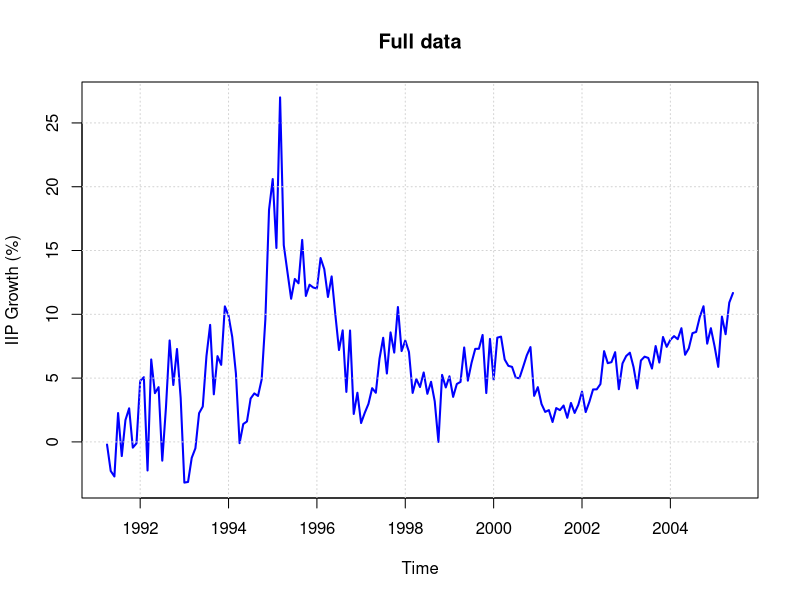
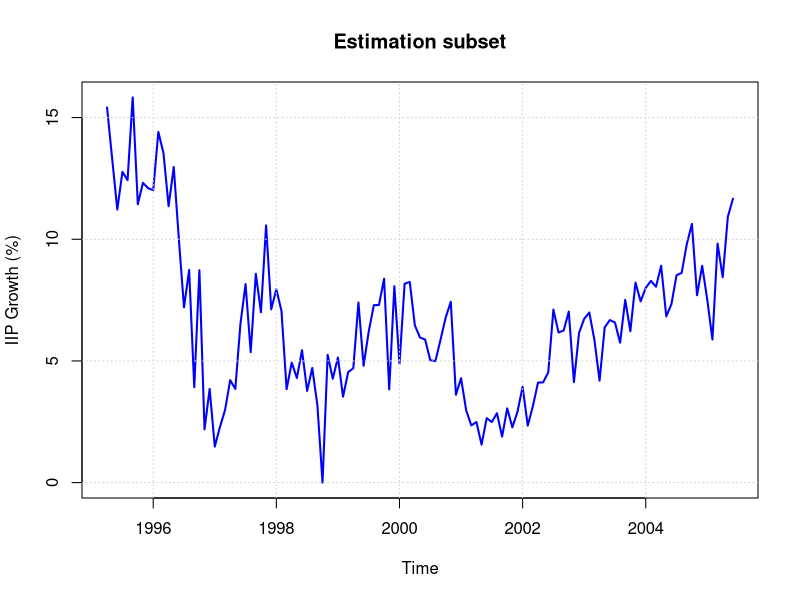
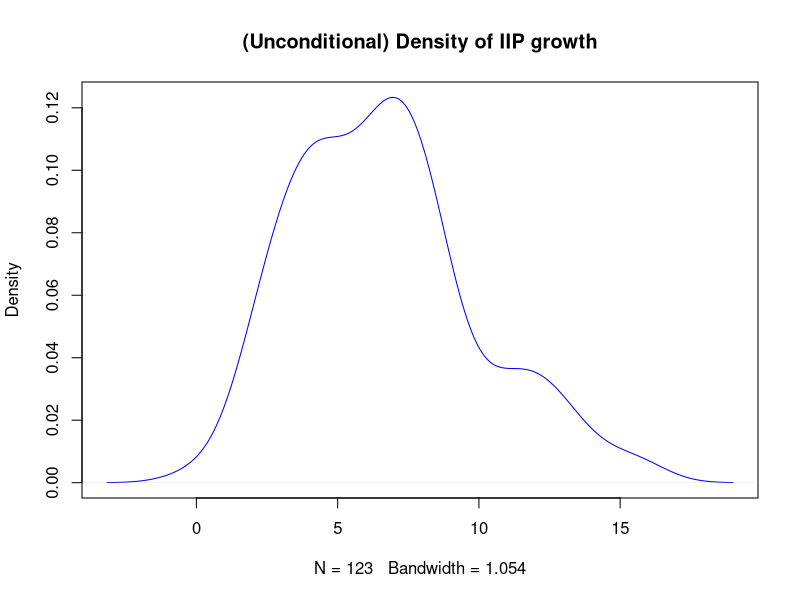
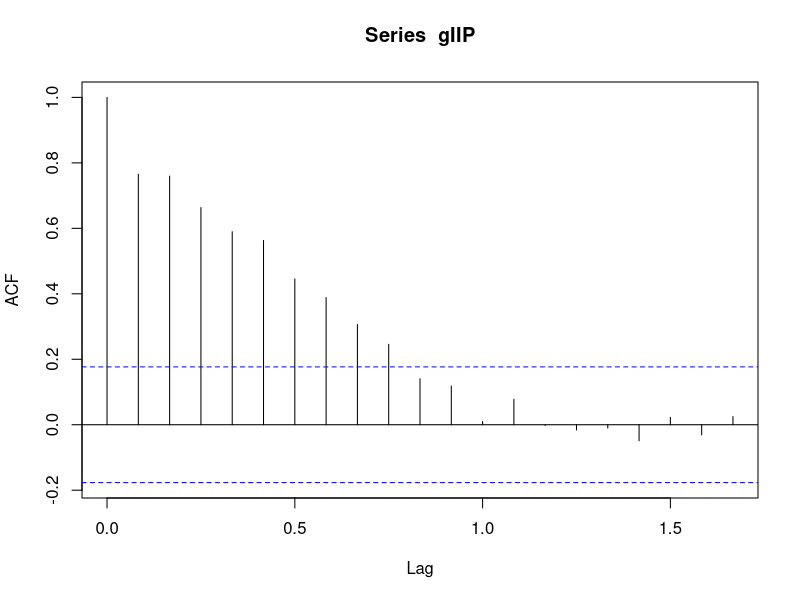
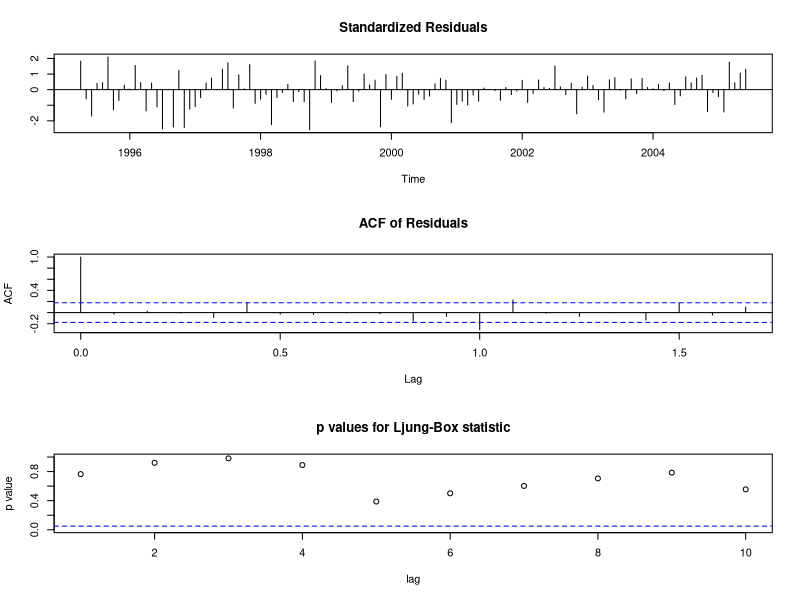
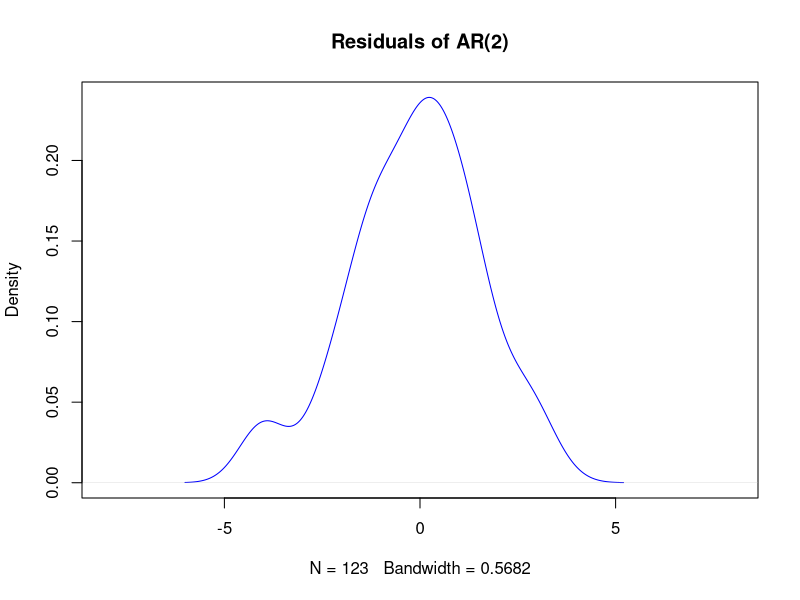
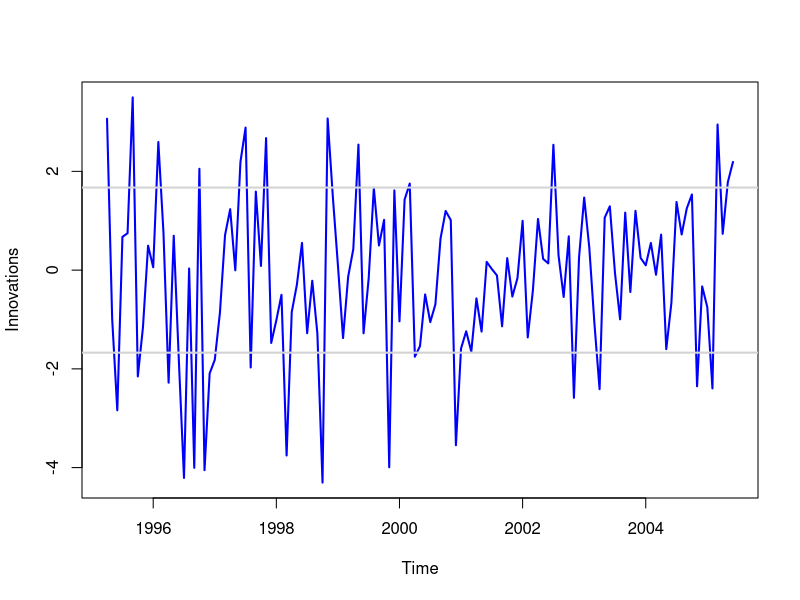
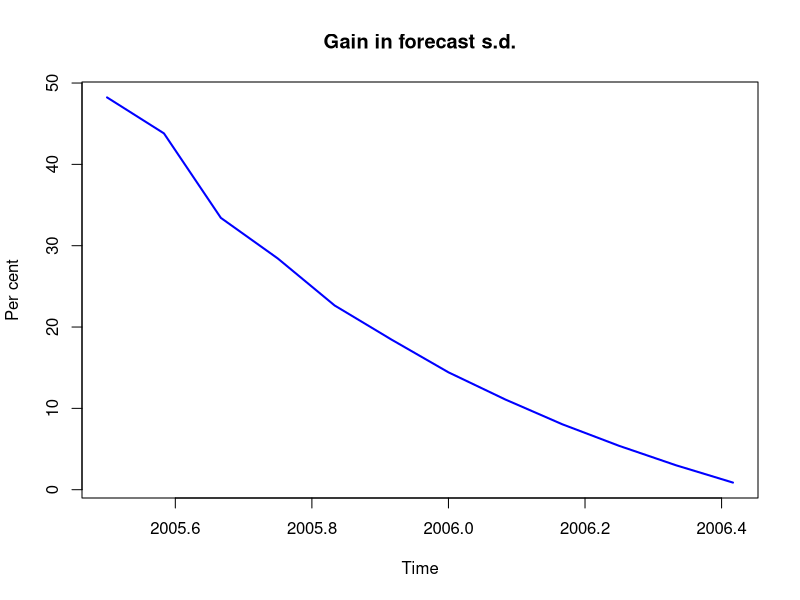

Reproduce these figures in R, in order.


# Goals: ARMA modeling - estimation, diagnostics, forecasting.


# 0. SETUP DATA
rawdata <- c(-0.21,-2.28,-2.71,2.26,-1.11,1.71,2.63,-0.45,-0.11,4.79,5.07,-2.24,6.46,3.82,4.29,-1.47,2.69,7.95,4.46,7.28,3.43,-3.19,-3.14,-1.25,-0.50,2.25,2.77,6.72,9.17,3.73,6.72,6.04,10.62,9.89,8.23,5.37,-0.10,1.40,1.60,3.40,3.80,3.60,4.90,9.60,18.20,20.60,15.20,27.00,15.42,13.31,11.22,12.77,12.43,15.83,11.44,12.32,12.10,12.02,14.41,13.54,11.36,12.97,10.00,7.20,8.74,3.92,8.73,2.19,3.85,1.48,2.28,2.98,4.21,3.85,6.52,8.16,5.36,8.58,7.00,10.57,7.12,7.95,7.05,3.84,4.93,4.30,5.44,3.77,4.71,3.18,0.00,5.25,4.27,5.14,3.53,4.54,4.70,7.40,4.80,6.20,7.29,7.30,8.38,3.83,8.07,4.88,8.17,8.25,6.46,5.96,5.88,5.03,4.99,5.87,6.78,7.43,3.61,4.29,2.97,2.35,2.49,1.56,2.65,2.49,2.85,1.89,3.05,2.27,2.91,3.94,2.34,3.14,4.11,4.12,4.53,7.11,6.17,6.25,7.03,4.13,6.15,6.73,6.99,5.86,4.19,6.38,6.68,6.58,5.75,7.51,6.22,8.22,7.45,8.00,8.29,8.05,8.91,6.83,7.33,8.52,8.62,9.80,10.63,7.70,8.91,7.50,5.88,9.82,8.44,10.92,11.67)

# Make a R timeseries out of the rawdata: specify frequency & startdate
gIIP <- ts(rawdata, frequency=12, start=c(1991,4))
print(gIIP)
plot.ts(gIIP, type="l", col="blue", ylab="IIP Growth (%)", lwd=2,
        main="Full data")
grid()

# Based on this, I decide that 4/1995 is the start of the sensible period.
gIIP <- window(gIIP, start=c(1995,4))
print(gIIP)
plot.ts(gIIP, type="l", col="blue", ylab="IIP Growth (%)", lwd=2,
        main="Estimation subset")
grid()

# Descriptive statistics about gIIP
mean(gIIP); sd(gIIP); summary(gIIP);
plot(density(gIIP), col="blue", main="(Unconditional) Density of IIP growth")
acf(gIIP)


# 1. ARMA ESTIMATION
m.ar2 <- arima(gIIP, order = c(2,0,0))
print(m.ar2)                       # Print it out


# 2. ARMA DIAGNOSTICS
tsdiag(m.ar2)                      # His pretty picture of diagnostics
## Time series structure in errors
print(Box.test(m.ar2$residuals, lag=12, type="Ljung-Box"));
## Sniff for ARCH
print(Box.test(m.ar2$residuals^2, lag=12, type="Ljung-Box"));
## Eyeball distribution of residuals
plot(density(m.ar2$residuals), col="blue", xlim=c(-8,8),
     main=paste("Residuals of AR(2)"))


# 3. FORECASTING
## Make a picture of the residuals
plot.ts(m.ar2$residual, ylab="Innovations", col="blue", lwd=2)
s <- sqrt(m.ar2$sigma2)
abline(h=c(-s,s), lwd=2, col="lightGray")

p <- predict(m.ar2, n.ahead = 12)         # Make 12 predictions.
print(p)

## Watch the forecastability decay away from fat values to 0.
## sd(x) is the naive sigma. p$se is the prediction se.
gain <- 100*(1-p$se/sd(gIIP))
plot.ts(gain, main="Gain in forecast s.d.", ylab="Per cent",
        col="blue", lwd=2)

## Make a pretty picture that puts it all together
ts.plot(gIIP, p$pred, p$pred-1.96*p$se, p$pred+1.96*p$se,
        gpars=list(lty=c(1,1,2,2), lwd=c(2,2,1,1),
          ylab="IIP growth (%)", col=c("blue","red", "red", "red")))
grid()
abline(h=mean(gIIP), lty=2, lwd=2, col="lightGray")
legend(x="bottomleft", cex=0.8, bty="n",
       lty=c(1,1,2,2), lwd=c(2,1,1,2),
       col=c("blue", "red", "red", "lightGray"),
       legend=c("IIP", "AR(2) forecasts", "95% C.I.", "Mean IIP growth"))

